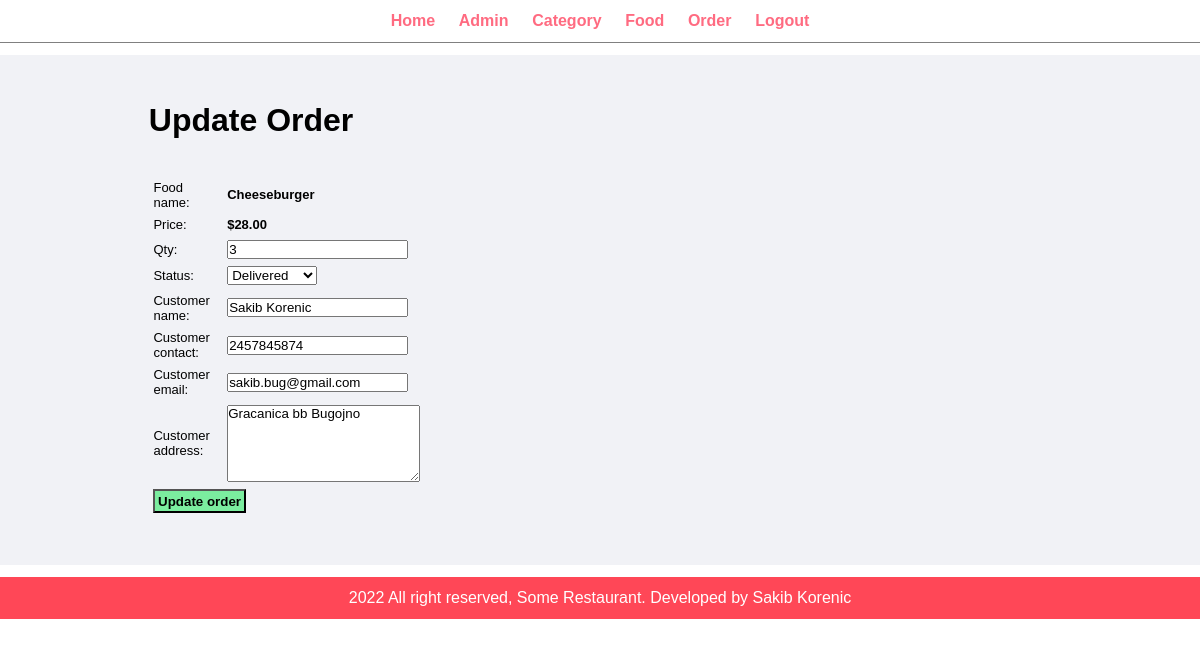
The app's page /admin/update-order.php?id=5 (signed in) with its own data.
### tables this page shows
CREATE TABLE IF NOT EXISTS `tbl_order` (
  `id` int(10) UNSIGNED NOT NULL AUTO_INCREMENT,
  `food` varchar(150) NOT NULL,
  `price` decimal(10,2) NOT NULL,
  `qty` int(11) NOT NULL,
  `total` decimal(10,2) NOT NULL,
  `order_date` datetime NOT NULL DEFAULT CURRENT_TIMESTAMP,
  `status` varchar(50) NOT NULL,
  `customer_name` varchar(100) NOT NULL,
  `customer_contact` varchar(20) NOT NULL,
  `customer_email` varchar(150) NOT NULL,
  `customer_address` varchar(255) NOT NULL,
  PRIMARY KEY (`id`)
);

### admin/update-order.php (the view, shortened to what this page needs)
<?php include('partials/menu.php'); ?>
<div class="main-content">
    <div class="wrapper">
        <h1>Update Order</h1>
        <br/> <br/>
        <?php
        if(isset($_GET['id']))
        {
            $id=$_GET['id'];
            $sql = "SELECT * FROM tbl_order WHERE id=$id";
            $res = mysqli_query($conn,$sql);
            $count = mysqli_num_rows($res);
            if($count == 1)
            {
                $row = mysqli_fetch_assoc($res);
                $food =$row['food'];
                $price=$row['price'];
                $qty = $row['qty'];
                $status = $row['status'];
                $customer_name =$row['customer_name'];
                $customer_contact =$row['customer_contact'];
                $customer_email =$row['customer_email'];
                $customer_address =$row['customer_address'];
            }
            else
            {
                header('Location:'.SITEURL.'admin/manage-order.php');
            }
        }
        else
        {
            header('Location:'.SITEURL.'admin/manage-order.php');
        }
        ?>
        <form action="" method="POST">
            <table class="tbl-30">
                <tr>
                    <td>Food name:</td>
                    <td><b><?php echo $food; ?></b></td>
                </tr>
                <tr>
                    <td>Price:</td>
                    <td><b>$<?php echo $price; ?></b></td>
                </tr>
                <tr>
                    <td>Qty:</td>
                    <td>
                        <input type="number" name="qty" value="<?php echo $qty; ?>">
                    </td>
                </tr>
                <tr>
                    <td>Status:</td>
                    <td>
                        <select name="status">
                            <option <?php if($status=="Delivered"){echo "selected";} ?> value="Delivered">Delivered</option>
                    </td>
                </tr>
                <tr>
                    <td>Customer name:</td>
                    <td>
                        <input type="text" name="customer_name" value="<?php echo $customer_name; ?>">
                    </td>
                </tr>
                <tr>
                    <td>Customer contact:</td>
                    <td>
                        <input type="text" name="customer_contact" value="<?php echo $customer_contact; ?>">
                    </td>
                </tr>
                <tr>
                    <td>Customer email:</td>
                    <td>
                        <input type="text" name="customer_email" value="<?php echo $customer_email; ?>">
                    </td>
                </tr>
                <tr>
                    <td>Customer address:</td>
                    <td>
                        <textarea type="text" name="customer_address" cols="22" rows="5" ><?php echo $customer_address; ?></textarea>
                    </td>
                </tr>
                <tr>
                    <td colspan="2">
                        <input type="submit" name="submit" value="Update order" class="btn-seccondary">
                    </td>
                </tr>
            </table>
        </form>
    </div>
</div>
<?php include('partials/footer.php') ?>

### css/admin.css (style rules this page uses)
* { margin: 0; padding: 0; font-family: Arial, Helvetica, sans-serif; }
.wrapper { padding: 1%; width: 80%; margin: auto; }
.tbl-30 { width: 30%; }
table tr td { padding: 1%; font-size: small; }
.btn-seccondary { background-color: #7bed9f; padding: 1%; color: black; text-decoration: none; font-weight: bold; }
.main-content { margin: 1% 0; background-color: #f1f2f6; padding: 3%; }

### records on screen
tbl_order: food "Cheeseburger", price "28.00", qty "3", status "Delivered", customer_name "Sakib Korenic", customer_contact "2457845874", customer_email "sakib.bug@gmail.com", customer_address "Gracanica bb Bugojno"
